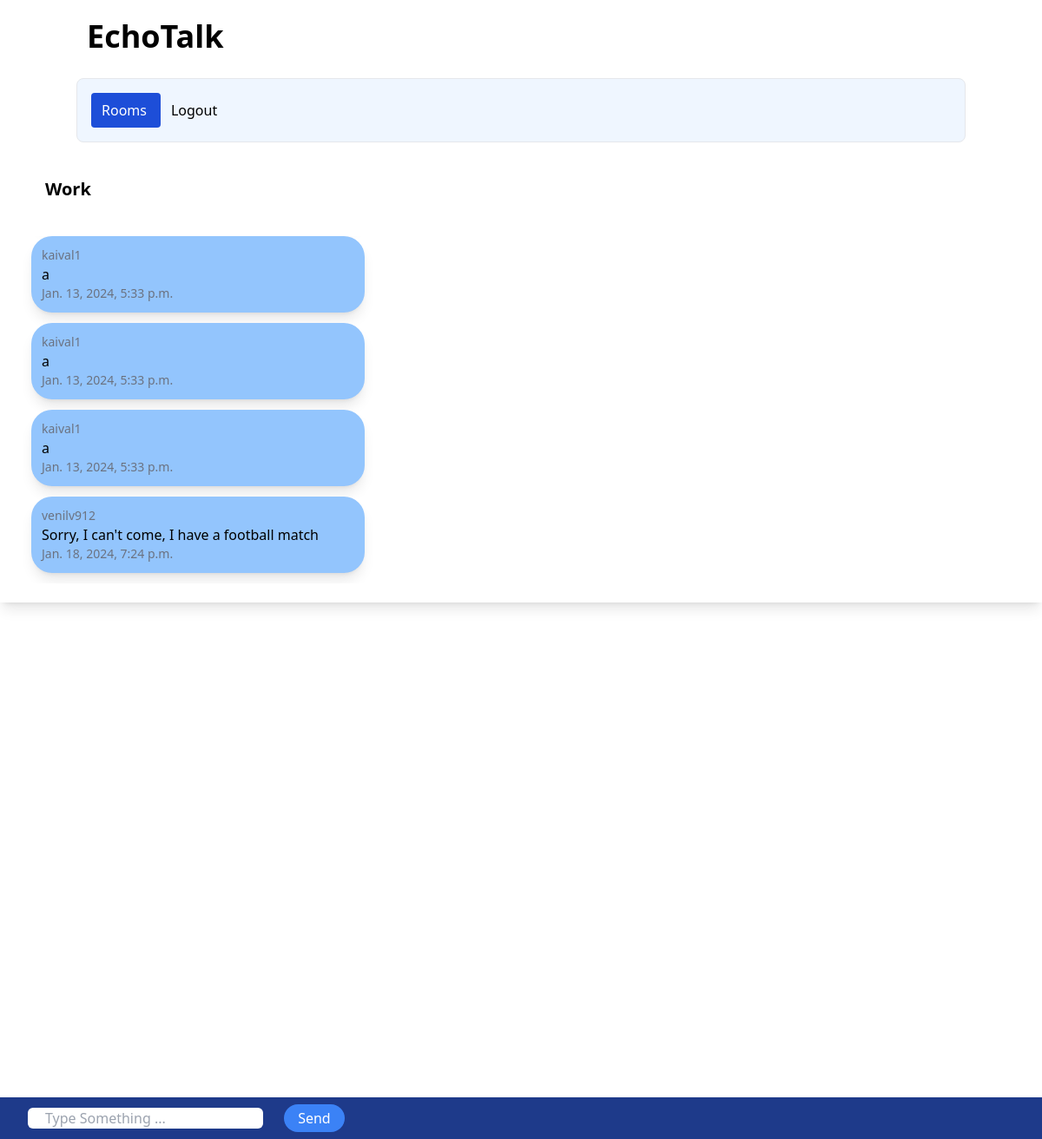
The page /rooms/work/ (signed in) on the database its author committed.
### chatapp/models.py (models this page shows)
class ChatRoom(models.Model):
    name= models.CharField(max_length=100)
    slug= models.SlugField(unique=True)
    creator = models.ForeignKey(User, on_delete=models.CASCADE, default=User.objects.first().id)

class ChatMessage(models.Model):
    user=models.ForeignKey(User,on_delete=models.CASCADE)
    room=models.ForeignKey(ChatRoom,on_delete=models.CASCADE)
    message_content=models.TextField()
    date = models.DateTimeField(auto_now=True)
    class Meta:
        ordering=('date',)

### chatapp/views.py (the view)
# urls.py: path('<slug:slug>/',views.chatroom,name='chatroom'),
def chatroom(request,slug):
    chatroom=ChatRoom.objects.get(slug=slug)
    messages= ChatMessage.objects.filter(room=chatroom)[0:30]
    return render(request,'chatapp/room.html',{'chatroom':chatroom,'messages':messages})

### chatapp/templates/chatapp/room.html (shortened to what this page needs)
{% extends 'chatapp/base.html' %}
{% block body %}
<div class="m-10 font-bold text-xl">
{{ chatroom.name }}
</div>
<div class="message-container m-3 overflow-auto h-[400px]" id="message-container">
<div id="chat-messages">
    {% for message in messages %}
    <div class="message shadow-lg p-3 m-3 rounded-3xl w-1/3 bg-blue-300">
        <div class="text-sm text-gray-500">
            {{ message.user.username }}
        </div>
            {{ message.message_content }}
        <div class="text-sm text-gray-500">
            {{ message.date}}
        </div>
    </div>
    {% endfor %}
</div>
</div>
<div class="form-container fixed inset-x-0 bottom-0 bg-blue-900 p-2">
<form method="post">
    <input class="rounded-md px-5 ml-6" id="message-input" type="text" name="message" placeholder="Type Something ...">
    <button class="bg-blue-500 hover:bg-blue-600 text-white ml-5 py-1 px-4 rounded-full focus:outline-none focus:shadow-outline" id="send-button" type="submit">Send</button>
</form>
</div>
{% endblock %}

### rows shown on the page
ChatRoom: name "Work"
ChatMessage: user.username "kaival1", message_content "a", date "Jan. 13, 2024, 5:33 p.m."
ChatMessage: user.username "kaival1", message_content "a", date "Jan. 13, 2024, 5:33 p.m."
ChatMessage: user.username "kaival1", message_content "a", date "Jan. 13, 2024, 5:33 p.m."
ChatMessage: user.username "venilv912", message_content "Sorry, I can't come, I have a football match", date "Jan. 18, 2024, 7:24 p.m."
